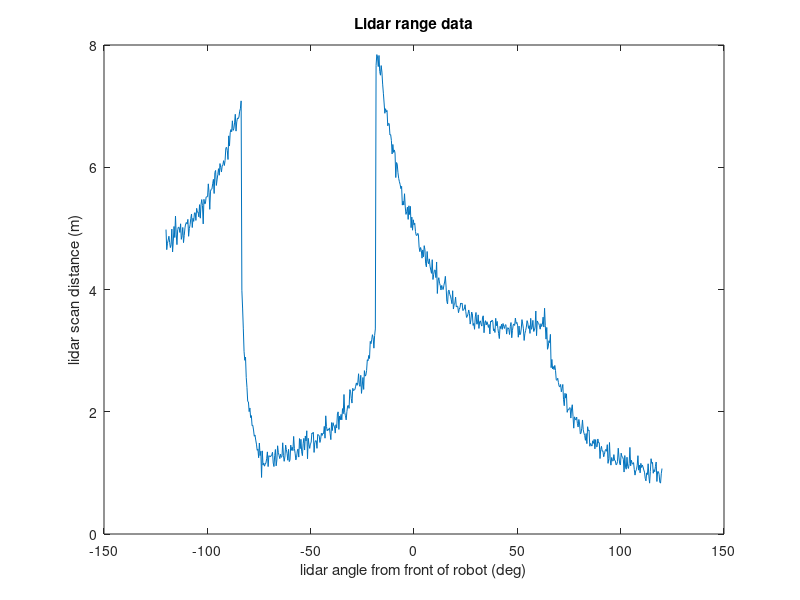

The MATLAB script that drew this image: (Note: this script raises an error after producing the figure.)

%Main script for robots HW1 Benjamin Reinhardt 2/1/2014
%%
%Part 1- Changing Reference Frames
%1)
load('lidarScan.mat');
angles = -120:240/680:120;
fig1 = figure(1);clf; 
set(fig1, 'defaulttextinterpreter','tex');
plot(angles,lidarScan);
title('Lidar range data');
xlabel('lidar angle from front of robot (deg)');
ylabel('lidar scan distance (m)');
%2)
fig2 = figure(2);clf; 
set(fig2, 'defaulttextinterpreter','latex');
x_y = lidar_range2xy(lidarScan,0.2,240*pi/180,size(lidarScan,2));
plot(x_y(1,:),x_y(2,:));
title('Lidar data in robot 1 x-y coordinates');
xlabel('robot x coordinate (m)');
ylabel('robot y coordinate (m)');

%3)
pose1 = [3 -5 2*pi/3];

global_xy = robot2global(pose1,x_y);
fig3 = figure(3);clf; 
set(fig3, 'defaulttextinterpreter','latex');
plot(global_xy(1,:),global_xy(2,:));
title('Lidar data in global x-y coordinates');
xlabel('global x coordinate (m)');
ylabel('global y coordinate (m)');

%4)
pose2 = [-2,3,pi/2];
r2_xy = global2robot(pose2,global_xy);

fig4 = figure(4);clf; 
set(fig4, 'defaulttextinterpreter','latex');
plot(r2_xy(1,:),r2_xy(2,:));
title('Lidar data in robot 2 x-y coordinates');
xlabel('robot x coordinate (m)');
ylabel('robot y coordinate (m)');